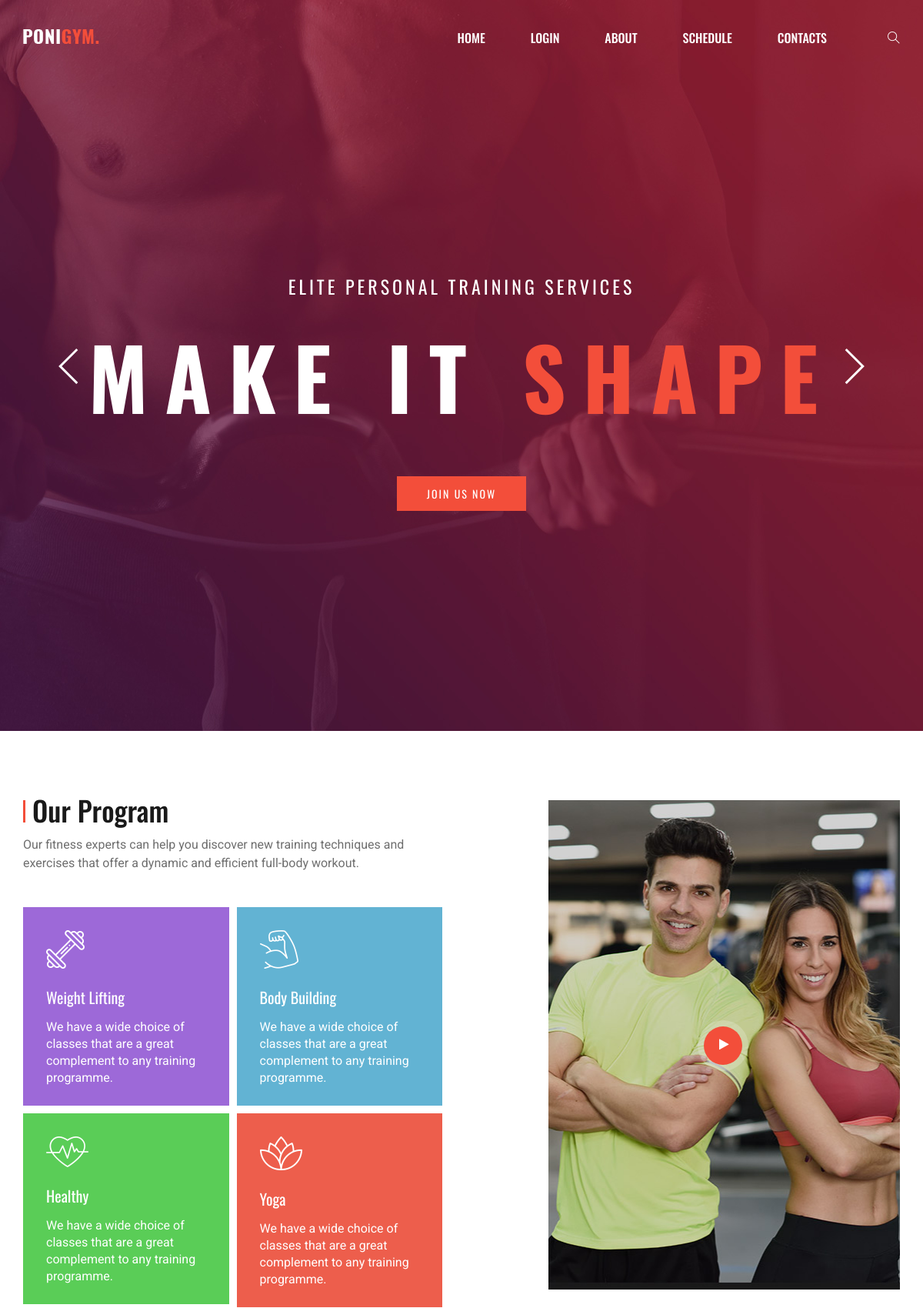
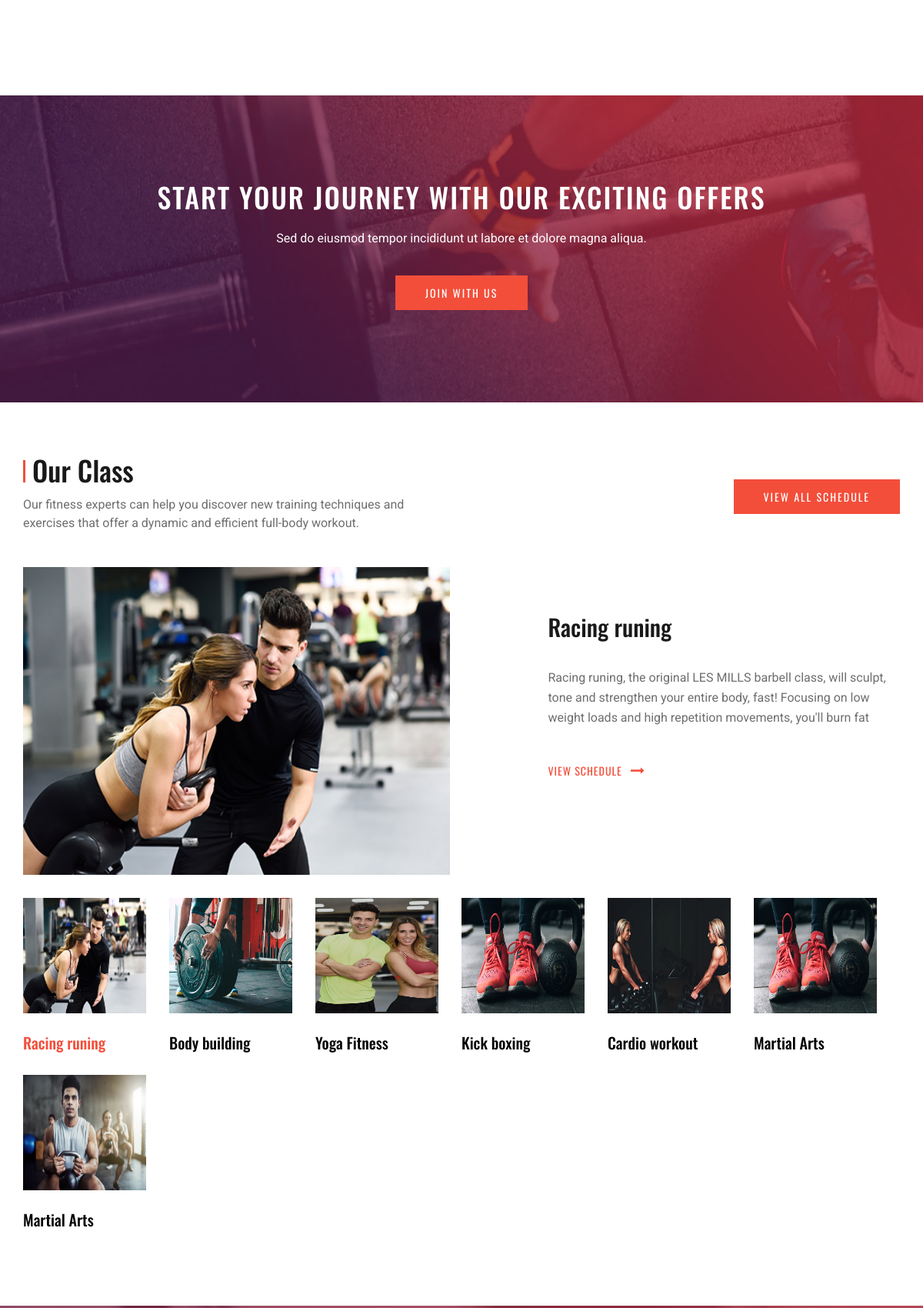
/index (upper part), run on the app's committed database (2 pictures, top to bottom).
### tables this page shows
CREATE TABLE `tbl_trainer` (
  `trainer_id` int(11) NOT NULL,
  `trainer_name` varchar(50) NOT NULL,
  `specialist` varchar(150) NOT NULL,
  `discriptions` varchar(500) DEFAULT NULL,
  `photo` varchar(300) NOT NULL,
  `photo1` varchar(150) DEFAULT NULL,
  `visible` enum('YES','NO') NOT NULL,
  `update_date` timestamp NULL DEFAULT NULL ON UPDATE CURRENT_TIMESTAMP,
  `fb` varchar(500) DEFAULT NULL,
  `tw` varchar(500) DEFAULT NULL,
  `ins` varchar(500) DEFAULT NULL
);

### application/controllers/Home_controller.php (called while the page is built, shortened)
<?php
class Home_controller extends CI_Controller {
	public function __construct() {
		$this->load->library(array('session','form_validation','email'));
		$this->load->helper(array('form', 'url'));
		$this->load->helper(array('form', 'url','common_helper'));
	    $this->load->model('crud_model');
    }
	public function index1()
	{
		$data['address'] = $this->crud_model->selectquery('admin_profile','profile_id','1');
		$data['trainer'] = $this->crud_model->selectquery('tbl_trainer','visible','YES');
		$data['equipment'] = $this->crud_model->selectquery('tbl_equipment','visibile','YES');
		$data['member'] = $this->crud_model->selectquery('tbl_member_login','role','member');
		$this->load->view('user/user_trail',$data);
	}
}

### index.php (called while the page is built, shortened)
<?php
require_once BASEPATH.'core/CodeIgniter.php';

### application/models/Crud_model.php (called while the page is built, shortened)
<?php
class Crud_model extends CI_Model{
  public function selectquery($tablename,$fieldname,$value){
      $this->db->where($fieldname,$value);
     return $this->db->get($tablename)->result();
  }
}
?>

### application/views/user/user_trail.php (the view, shortened to what this page needs)
<!DOCTYPE html>
<html lang="zxx">
<head>
<link rel="stylesheet" href="<?php echo base_url()?>assets/css/A.bootstrap.min.css+font-awesome.min.css+themify-icons.css+owl.carousel.min.css+magnific-popup.css+slicknav.min.css+style.css,Mcc.1MtlUME2Qe.css.pagespeed.cf.U5_5dAa3y-.css" type="text/css"/>
</head>
<body>
<header class="header-section">
<div class="container">
<div class="logo">
<a href="./index.html">
<img alt="" >
</a>
</div>
<div class="nav-menu">
<nav class="mainmenu mobile-menu">
<ul>
<li><a href="<?php echo base_url()?>index">Home</a></li>
<li class=""><a href="<?php echo base_url()?>login">Login</a></li>
<li><a href="<?php echo base_url()?>about_us">About</a></li>
<li><a href="<?php echo base_url()?>schedule">Schedule</a></li>
<li><a href="<?php echo base_url()?>contact">Contacts</a></li>
</ul>
</nav>
<div class="nav-right search-switch">
<i class="ti-search"></i>
</div>
</div>
</div>
</header>
<section class="hero-section">
<div class="hero-items owl-carousel">
<div class="single-hero-item set-bg" data-setbg="<?php echo base_url()?>assets/img/slider-bg-1.jpg">
<div class="container">
<div class="hero-text">
<h4>Elite Personal Training Services</h4>
<h1>Make it <span>Shape</span></h1>
<a href="<?php echo base_url()?>login" class="primary-btn">Join Us Now</a>
</div>
</div>
</div>
</div>
</section>
<section class="services-section spad">
<div class="container">
<div class="row">
<div class="col-lg-6">
<div class="section-title">
<h2>Our Program</h2>
<p>Our fitness experts can help you discover new training techniques and exercises that offer a
dynamic and efficient full-body workout.</p>
</div>
<div class="services-items">
<div class="single-service-item">
<img alt="" data-pagespeed-url-hash="771213889" onload="pagespeed.CriticalImages.checkImageForCriticality(this);">
<h5>Weight Lifting</h5>
<p>We have a wide choice of classes that are a great complement to any training programme.
</p>
</div>
<div class="single-service-item color-1">
<img alt="" data-pagespeed-url-hash="1065713810" onload="pagespeed.CriticalImages.checkImageForCriticality(this);">
<h5>Body Building</h5>
<p>We have a wide choice of classes that are a great complement to any training programme.
</p>
</div>
<div class="single-service-item color-2">
<img alt="" data-pagespeed-url-hash="1360213731" onload="pagespeed.CriticalImages.checkImageForCriticality(this);">
<h5>Healthy</h5>
<p>We have a wide choice of classes that are a great complement to any training programme.
</p>
</div>
<div class="single-service-item color-3">
<img alt="" data-pagespeed-url-hash="1654713652" onload="pagespeed.CriticalImages.checkImageForCriticality(this);">
<h5>Yoga</h5>
<p>We have a wide choice of classes that are a great complement to any training programme.
</p>
</div>
</div>
</div>
<div class="col-lg-5 offset-lg-1">
<div class="service-video set-bg" data-setbg="<?php echo base_url()?>assets/img/video-bg.jpg">
<div class="play-btn">
<a href="https://www.youtube.com/watch?v=SlPhMPnQ58k" class="service-video-popup"><i class="fa fa-play"></i></a>
</div>
</div>
</div>
</div>
</div>
</section>
<section class="cta-section set-bg spad" data-setbg="<?php echo base_url()?>assets/img/cta-bg.jpg">
<div class="container">
<div class="row">
<div class="col-lg-12">
<h2>Start your Journey with our exciting offers</h2>
<p>Sed do eiusmod tempor incididunt ut labore et dolore magna aliqua.</p>
<a href="#" class="primary-btn">Join With Us</a>
</div>
</div>
</div>
</section>
<section class="class-section spad">
<div class="container">
<div class="row">
<div class="col-lg-12">
<div class="row">
<div class="col-lg-6">
<div class="section-title">
<h2>Our Class</h2>
<p>Our fitness experts can help you discover new training techniques and exercises that
offer a dynamic and efficient full-body workout.</p>
</div>
</div>
<div class="col-lg-6">
<a href="#" class="primary-btn">View All Schedule</a>
</div>
</div>
<div class="row">
	<div class="col-lg-12">
		<div class="class-item">
			<div class="tab-content">
				<div class="tab-pane fade-in active" id="class-1" role="tabpanel">
					<div class="single-class-item">
						<div class="row">
							<div class="col-lg-6">
							<img src="<?php if(!empty($trainer[0]->photo)){ echo base_url()."uploads/".$trainer[0]->photo; } ?>" id="big_img">
							</div>
							<div class="col-lg-5 offset-lg-1">
								<div class="class-text">
								<h3 id="big_header"><?php if(!empty($trainer[0]->specialist)){ echo $trainer[0]->specialist; } ?></h3>
								<p id="big_dis"><?php if(!empty($trainer[0]->discriptions)){ echo $trainer[0]->discriptions; } ?></p>
								<a href="#" class="schedule-btn">View Schedule <i class="fa fa-long-arrow-right"></i></a>
								</div>
							</div>
						</div>
					</div>
				</div>
			</div>
		</div>
	</div>
</div>
<div class="row">
	<div class="col-lg-12">
		<div class="class-author">
			<ul class="nav" role="tablist">
				<?php foreach ($trainer as $key => $value) { ?>
				<li>
					<a data-toggle="tab" class="active passimg" href="#class-1" role="tab">
						<div class="author-text">
							<img src="<?php if(!empty($value->photo)){ echo base_url()."uploads/".$value->photo; } ?>" class="li_img">
							<h5 <?php if($key > 0){ echo"style='color:#000;'"; } ?> class="trainer_header"><?php if(!empty($value->specialist)){ echo $value->specialist; } ?></h5>
						</div>
					</a>
				</li>
				<?php } ?>
			</ul>
		</div>
	</div>
</div>
</div>
</div>
</div>
</section>
</body>
</html>

### application/views/user/user_trail.php (style rules this page uses)
.class-item .single-class-item img { min-width: 100%; min-height: 400px; max-height: 400px; }
.li_img { width: 150px !important; height: 150px !important; margin-bottom: 26px; }

### data on the page
tbl_trainer: photo (picture), specialist "Racing runing", discriptions "Racing runing, the original LES MILLS barbell class, will sculpt, tone and strengthen your entire body, fast! Focusing on low weight loads and high repetition movements, you'll burn fat"
tbl_trainer: photo (picture), specialist "Body building"
tbl_trainer: photo (picture), specialist "Yoga Fitness"
tbl_trainer: photo (picture), specialist "Kick boxing"
tbl_trainer: photo (picture), specialist "Cardio workout"
tbl_trainer: photo (picture), specialist "Martial Arts"
tbl_trainer: photo (picture), specialist "Martial Arts"
